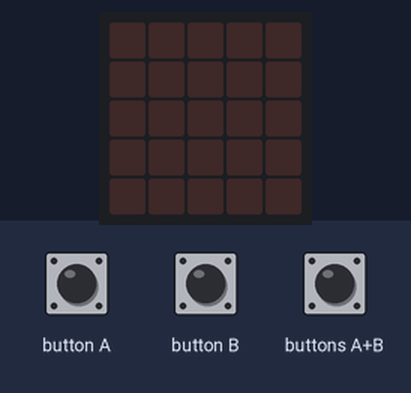
A program run on a simulated BBC micro:bit (MakeCode). Shown: the board's 5×5 LED display. The test bench sets the inputs (shaded band). Random numbers come from a fixed seed.

Above: at 1.2 s.
1.3 s: button A pressed for 0.15 s
At 1.9 s:
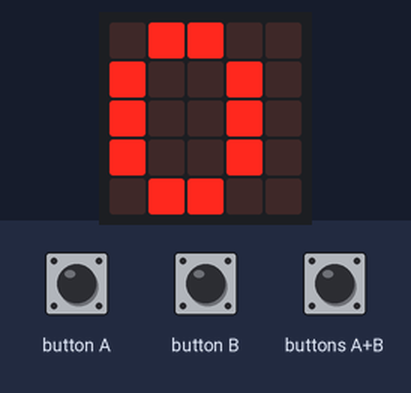
2.9 s: buttons A+B pressed for 0.15 s
At 4.2 s:
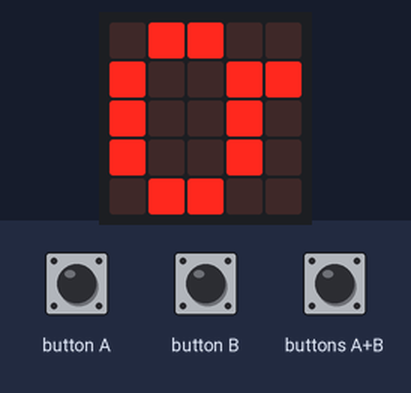
4.5 s: button A pressed for 0.15 s
At 5.6 s:
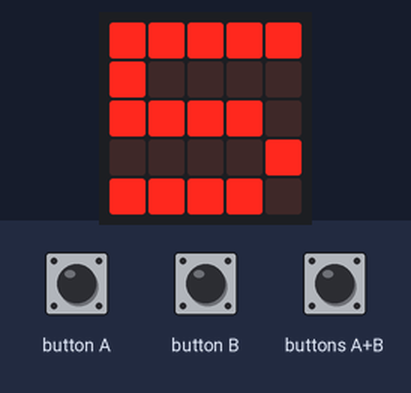
6.1 s: buttons A+B pressed 5 times (0.12 s each, 0.3 s apart)
At 7.6 s:
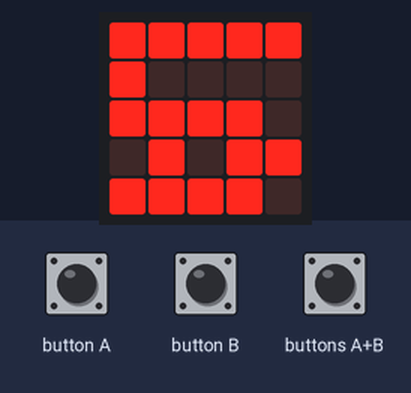
Timing chart, 0 to 9.1 s (numbered marks = the images above; inputs shaded):
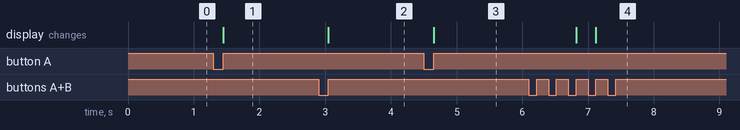

Measured:
- after the input at 1.3 s, the display: changes after 0.15 s (image 1)
- after the input at 2.9 s, the display: changes after 0.15 s (image 2)
- after the input at 4.5 s, the display: changes after 0.15 s (image 3)
- after the input at 6.1 s, the display: first changes after 0.72 s (image 4 shows a later state)

The program:

main.ts
```typescript
let posx = 0
let posy = 0
let Abstand = 0
let tokx = 0
let toky = 0
input.onButtonPressed(Button.A, function () {
    let y = 0
    let x = 0
    posx = x
    posy = y
    Abstand = Math.abs(tokx - posx) + (toky - posy)
    basic.showNumber(Abstand)
})
input.onGesture(Gesture.Shake, function () {

})
input.onButtonPressed(Button.AB, function () {
    toky = randint(0, 4)
    tokx = randint(0, 4)
    led.plot(tokx, toky)
})
input.onButtonPressed(Button.B, function () {

})
basic.forever(function () {

})
```

test.ts
```typescript
// Hier kann man Tests durchführen; diese Datei wird nicht kompiliert, wenn dieses Paket als Erweiterung verwendet wird.
```
